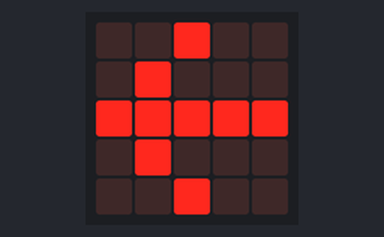
A program run on a simulated BBC micro:bit (MakeCode). Shown: the board's 5×5 LED display.

Above: at 0.1 s.
At 0.96 s:
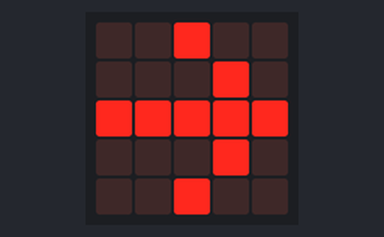
At 1.37 s:
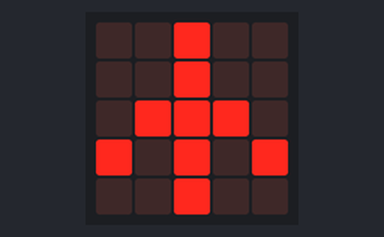

Measured:
- by itself, everything shown: repeats every 1.6 s, in 3 steps
- what the display in image 1 shows lasts 0.4 s, from 0.8 s to 1.2 s

The program:

main.ts
```typescript
basic.forever(function () {
    basic.showLeds(`
        . . # . .
        . # . . .
        # # # # #
        . # . . .
        . . # . .
        `)
    basic.pause(360)
    basic.showLeds(`
        . . # . .
        . . . # .
        # # # # #
        . . . # .
        . . # . .
        `)
    basic.showLeds(`
        . . # . .
        . . # . .
        . # # # .
        # . # . #
        . . # . .
        `)
})
```

test.ts
```typescript
// aquí va el archivo "tests"; esto no se compilará cuando este paquete se utilice como una extensión.
```
